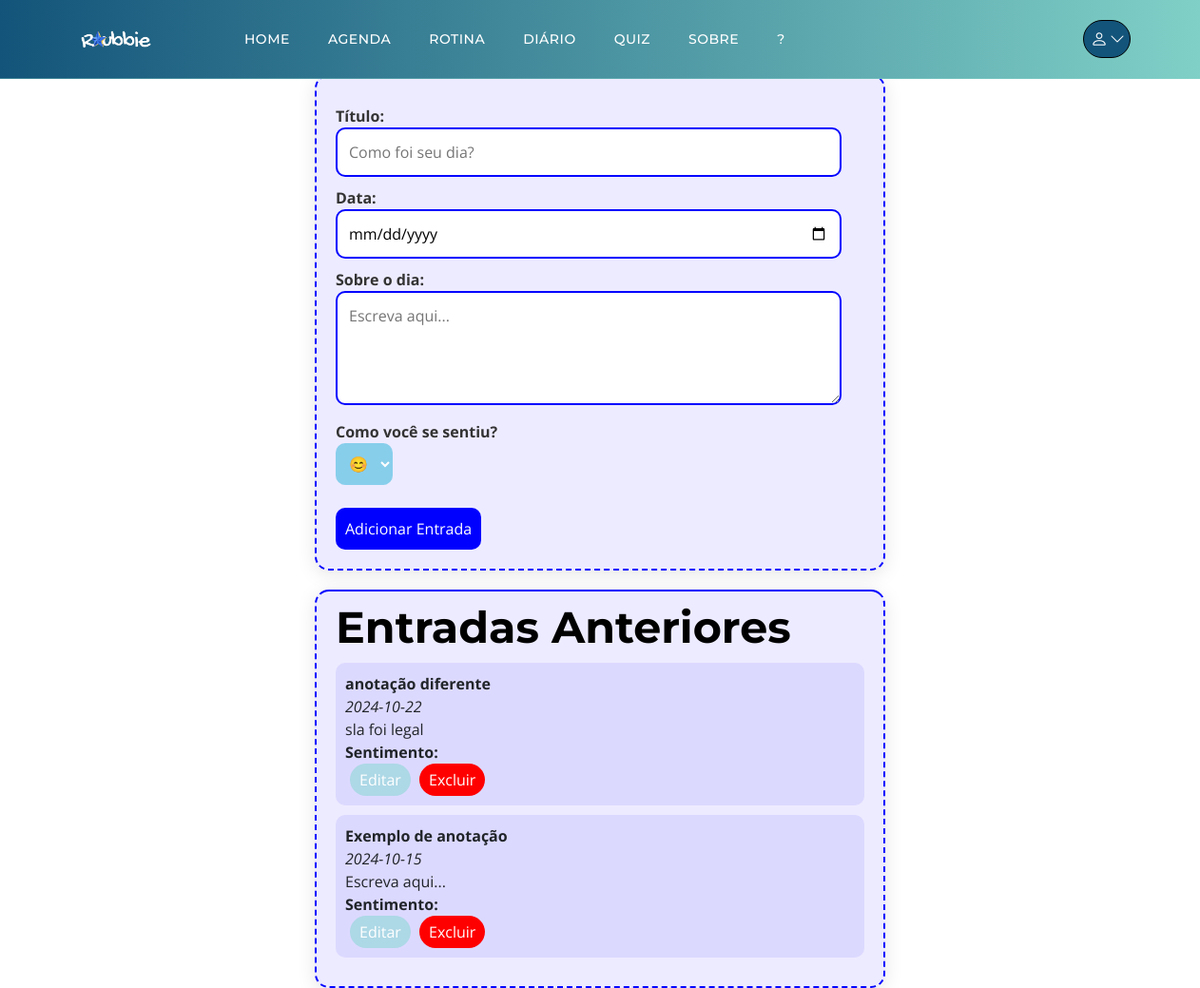
The app's page /diario.php, older data.
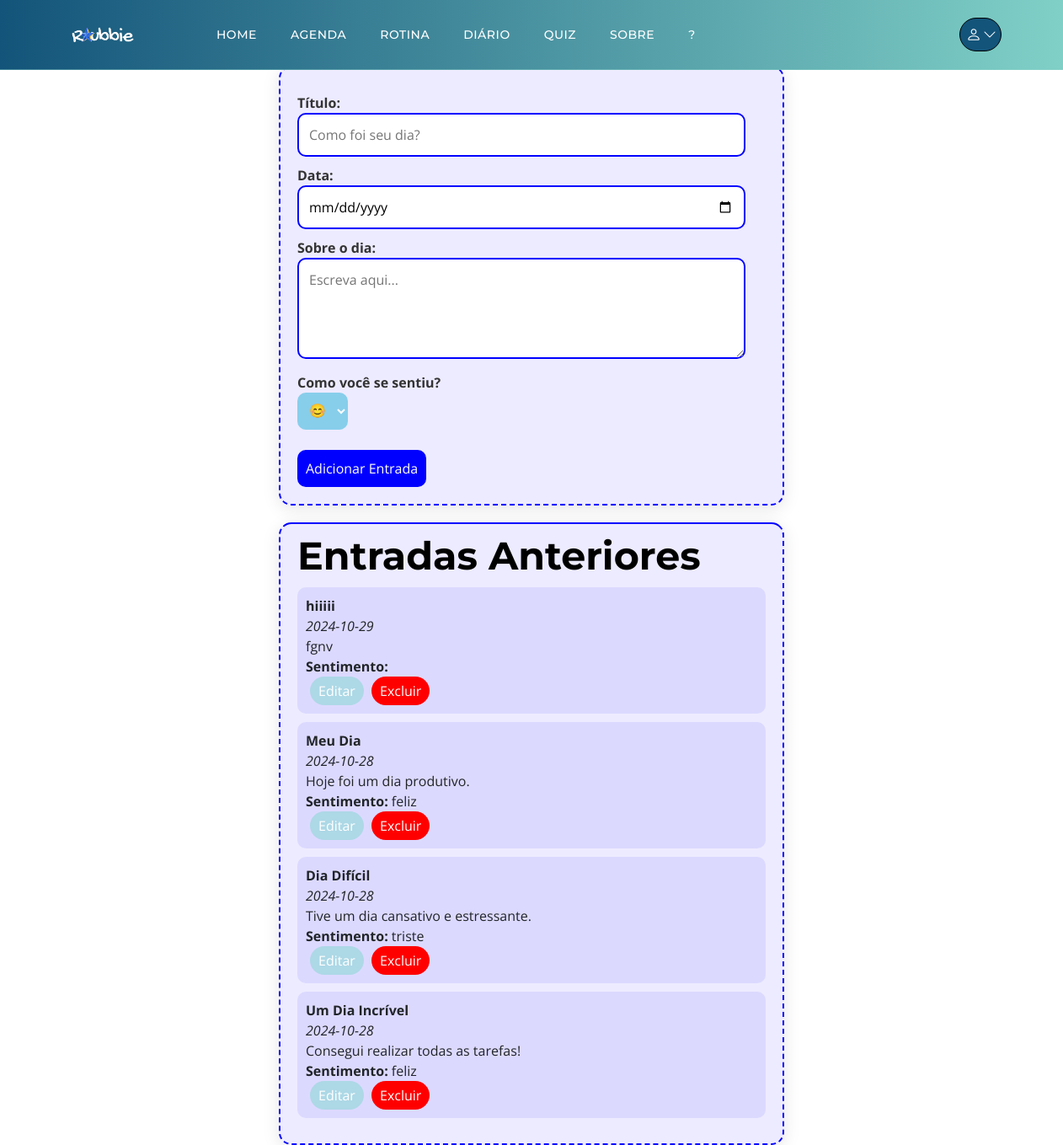
The same page, newer data.
### tables this page shows
CREATE TABLE `diario` (
  `id` int(11) NOT NULL,
  `titulo` varchar(255) NOT NULL,
  `data` date NOT NULL,
  `conteudo` text NOT NULL,
  `sentimento` enum('feliz','triste','neutro','ansioso') DEFAULT NULL,
  `created_at` timestamp NOT NULL DEFAULT current_timestamp(),
  `user_id` int(11) NOT NULL,
  `nova_coluna` varchar(255) DEFAULT NULL
);

### diario.php (the view, shortened to what this page needs)
<?php
include 'includes/db_connection.php';
function fetchEntries($conn) {
    $sql = "SELECT * FROM diario ORDER BY data DESC";
    return $conn->query($sql);
}
$entries = fetchEntries($conn);
?>
<!DOCTYPE html>
<html lang="pt-BR">
<head>
</head>
<body>
<?php include $_SERVER['DOCUMENT_ROOT'] . '/roubbie/includes/header.php'; ?>
    <div class="container">
        <h1>Meu Diário</h1>
        <form action="" method="post">
            <label for="titulo">Título:</label>
            <input type="text" id="titulo" name="titulo" placeholder="Como foi seu dia?" required>
            <label for="data">Data:</label>
            <input type="date" id="data" name="data" required>
            <label for="conteudo">Sobre o dia:</label>
            <textarea id="conteudo" name="conteudo" placeholder="Escreva aqui..." required></textarea>
            <label>Como você se sentiu?</label><br>
            <select name="sentimento" id="sentimento" required>
                <option value="😊">😊</option>
            </select><br><br>
            <button type="submit" style="border-radius: 10px;">Adicionar Entrada</button>
        </form>
        <div class="entries" id="entries">
            <h2>Entradas Anteriores</h2>
            <?php if ($entries && $entries->num_rows > 0): ?>
                <?php while ($entry = $entries->fetch_assoc()): ?>
                    <div class="entry">
                        <strong><?= htmlspecialchars($entry['titulo']) ?></strong> <br>
                        <em><?= htmlspecialchars($entry['data']) ?></em> <br>
                        <?= htmlspecialchars($entry['conteudo']) ?> <br>
                        <strong>Sentimento:</strong> <?= htmlspecialchars($entry['sentimento']) ?> <br>
                        <button class="edit-button" onclick="editEntry(<?= $entry['id'] ?>, '<?= htmlspecialchars($entry['titulo']) ?>', '<?= htmlspecialchars($entry['data']) ?>', '<?= htmlspecialchars($entry['conteudo']) ?>', '<?= htmlspecialchars($entry['sentimento']) ?>')">Editar</button>
                        <a href="?delete=<?= $entry['id'] ?>" class="delete-button">Excluir</a>
                    </div>
                <?php endwhile; ?>
            <?php else: ?>
                <p>Nenhuma entrada encontrada.</p>
            <?php endif; ?>
        </div>
    </div>
</body>
</html>

### includes/header.php (shortened to what this page needs)
<!doctype html>
<html lang="pt-BR">
<head>
    <link href="css/bootstrap.min.css" rel="stylesheet">
    <link rel="stylesheet" href="https://cdnjs.cloudflare.com/ajax/libs/font-awesome/6.0.0-beta3/css/all.min.css">
    <link href="css/bootstrap-icons.css" rel="stylesheet">
    <link href="css/templatemo-topic-listing.css" rel="stylesheet">
</head>
<body id="top">
    <header>
        <nav class="navbar navbar-expand-lg navbar-light bg-light">
            <div class="container">
                <a class="navbar-brand" href="index.php">
                    <img src="img/logo/logo_branco.png" alt="Logo do Roubbie">
                </a>
                <div class="collapse navbar-collapse" id="navbarNav">
                    <ul class="navbar-nav ms-lg-5 me-lg-auto">
                        <li class="nav-item">
                            <a class="nav-link click" href="index.php">Home</a>
                        </li>
                        <li class="nav-item">
                            <a class="nav-link click" href="http://localhost/roubbie/projeto_fullcalendar_js_php-master/index.php">Agenda</a>
                        </li>
                        <li class="nav-item">
                            <a class="nav-link click" href="http://localhost/roubbie/projeto_fullcalendar_js_php-master/sisrot.php">Rotina</a>
                        </li>
                        <li class="nav-item">
                            <a class="nav-link click" href="diario.php"> Diário</a>
                        </li>
                        <li class="nav-item">
                            <a class="nav-link click" href="http://localhost/roubbie/quiz.php">Quiz</a>
                        </li>
                        <li class="nav-item">
                            <a class="nav-link click" href="sobre.php">Sobre</a>
                        </li>
                        <li class="nav-item">
                        <button id="startOnboarding"  class="nav-link click btn btn-outline-success" aria-label="Tutorial pra uso">?</button>
                        </li>
                    </ul>
                    <ul class="nav-menu">
                        <li class="nav-item dropdown">
                            <a  style="background-color: #13547a;"  class="nav-link dropdown-toggle navbar-icon bi-person" style="border: none;" href="#" id="navbarUserDropdownMenuLink" role="button" data-bs-toggle="dropdown" aria-expanded="false" aria-label="Menu do usuário"></a>
                        </li>
                    </ul>
                </div>
            </div>
        </nav>
    </header>
</body>
</html>

### css/templatemo-topic-listing.css (style rules this page uses)
.btn { display: inline-block; font-family: 'Montserrat', sans-serif; font-weight: 600; padding: 10px 20px; border-radius: 5px; border: none; cursor: pointer; transition: background-color 0.3s, transform 0.2s; text-align: center; text-decoration: none; color: var(--dark-color); }
:root { --white-color: #ffffff; --primary-color: #13547a; --secondary-color: #80d0c7; --section-bg-color: #f0f8ff; --custom-btn-bg-color: #80d0c7; --custom-btn-bg-hover-color: #13547a; --dark-color: #000000; --p-color: #717275; --border-color: #7fffd4; --link-hover-color: #13547a; --body-font-family: 'Open Sans', sans-serif; --title-font-family: 'Montserrat', sans-serif; --h1-font-size: 58px; --h2-font-size: 46px; --h3-font-size: 32px; --h4-font-size: 28px; --h5-font-size: 24px; --h6-font-size: 22px; --p-font-size: 20px; --menu-font-size: 14px; --btn-font-size: 18px; --copyright-font-size: 16px; --border-radius-large: 100px; --border-radius-medium: 20px; --border-radius-small: 10px; --font-weight-normal: 400; --font-weight-medium: 500; --font-weight-semibold: 600; --font-weight-bold: 700; }
body { background-color: var(--white-color); font-family: var(--body-font-family); }
html, body { height: 100%; margin: 0; padding: 0; }
body { display: flex; flex-direction: column; min-height: 100vh; }
h2, h3, h4, h5, h6 { color: var(--dark-color); }
h1, h2, h3, h4, h5, h6 { font-family: var(--title-font-family); font-weight: var(--font-weight-semibold); }
h1 { font-size: var(--h1-font-size); font-weight: var(--font-weight-bold); }
h2 { font-size: var(--h2-font-size); font-weight: var(--font-weight-bold); }
ul li { color: var(--p-color); font-size: var(--p-font-size); font-weight: var(--font-weight-normal); }
a, button { touch-action: manipulation; transition: all 0.3s; }
a { display: inline-block; color: var(--primary-color); text-decoration: none; }
b, strong { font-weight: var(--font-weight-bold); }
.navbar { background: transparent; border-bottom: 1px solid rgba(128, 208, 199, 0.35); z-index: 9; }
.navbar-brand, .navbar-brand:hover { font-size: var(--h3-font-size); font-weight: var(--font-weight-bold); display: block; }
.navbar-expand-lg .navbar-nav .nav-link { border-radius: var(--border-radius-large); margin: 10px; padding: 10px; }
.navbar-nav .nav-link { display: inline-block; color: var(--white-color); font-family: var(--title-font-family); font-size: var(--menu-font-size); font-weight: var(--font-weight-medium); text-transform: uppercase; letter-spacing: 0.5px; position: relative; padding-top: 15px; padding-bottom: 15px; }
.navbar-nav .nav-link.active, .navbar-nav .nav-link:hover { color: var(--primary-color); }
.navbar .dropdown-toggle::after { content: "\f282"; display: inline-block; font-family: bootstrap-icons !important; font-size: var(--copyright-font-size); font-style: normal; font-weight: normal !important; font-variant: normal; text-transform: none; line-height: 1; vertical-align: -.125em; -webkit-font-smoothing: antialiased; -moz-osx-font-smoothing: grayscale; position: relative; left: 2px; border: 0; }
.navbar-icon { background: var(--white-color); border-radius: var(--border-radius-large); display: inline-block; font-size: var(--h5-font-size); width: 40px; height: 40px; line-height: 40px; text-align: center; transition: all 0.3s ease; }
.nav-menu { list-style-type: none; padding: 0; margin: 0; }
.nav-menu .nav-item { margin: 0; }
.nav-menu .nav-link { font-size: 18px; }
.navbar-icon { display: inline-flex; align-items: center; justify-content: center; width: 50px; height: 40px; border-radius: 30px; border: 1px solid black; font-size: 18px; text-align: center; }

### includes/header.php (style rules this page uses)
.navbar { background: linear-gradient(to right, #13547a, #80d0c7); margin-top: auto; }
.navbar-brand img { width: 100px; }
.nav-link { color: white !important; }
.navbar-collapse { display: none; }

Row changes from the older to the newer data that the page shows:
removed diario: titulo "anotação diferente", data "2024-10-22", conteudo "sla foi legal"
removed diario: titulo "Exemplo de anotação", data "2024-10-15", conteudo "Escreva aqui..."
added diario: titulo "hiiiii", data "2024-10-29", conteudo "fgnv"
added diario: titulo "Meu Dia", data "2024-10-28", conteudo "Hoje foi um dia produtivo.", sentimento "feliz"
added diario: titulo "Dia Difícil", data "2024-10-28", conteudo "Tive um dia cansativo e estressante.", sentimento "triste"
added diario: titulo "Um Dia Incrível", data "2024-10-28", conteudo "Consegui realizar todas as tarefas!", sentimento "feliz"
